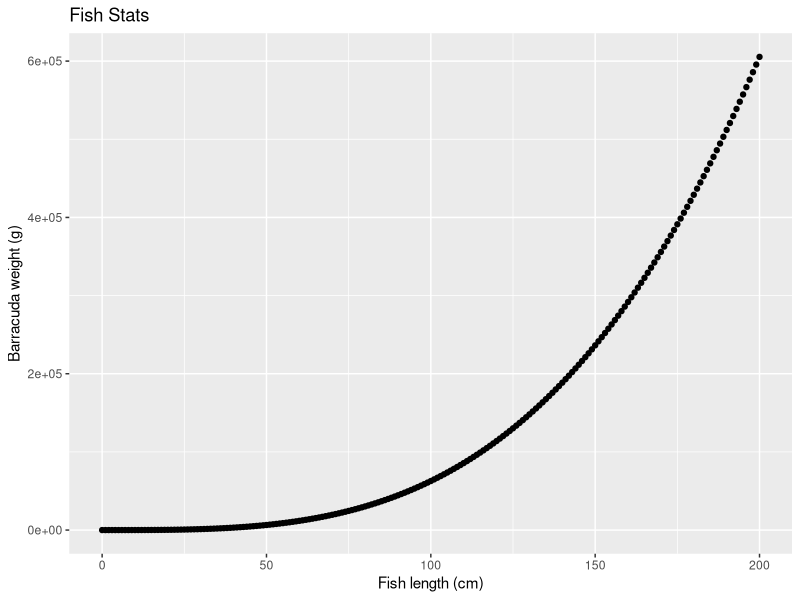

Here is the R script that generated this plot:
## ---- chunk 1
knitr::opts_chunk$set(echo = TRUE)

library(tidyverse)
## ---- chunk 2

fish_stand_wt <- function(a, b, L){
  
  a*(L^b)
}

# milk fish
fish_stand_wt(a = 0.0905, b = 2.52, L = 60)

# giant trevally
fish_stand_wt(a = 0.0353, b = 3.05, L = 60)

# great barracuda
fish_stand_wt(a = 0.0181, b = 3.27, L = 60)

## ---- chunk 3
fish_length <- seq(from =0, to =200, by = 1)

barracuda_wt <- fish_stand_wt(a = 0.0181, b = 3.27, L = fish_length)

fish_df <- data.frame(fish_length, barracuda_wt)

## ---- chunk 4
ggplot(data = fish_df, aes( x = fish_length, y = barracuda_wt)) +
         geom_point() +
         labs(x = "Fish length (cm)",
              y = "Barracuda weight (g)",
              title = "Fish Stats")
